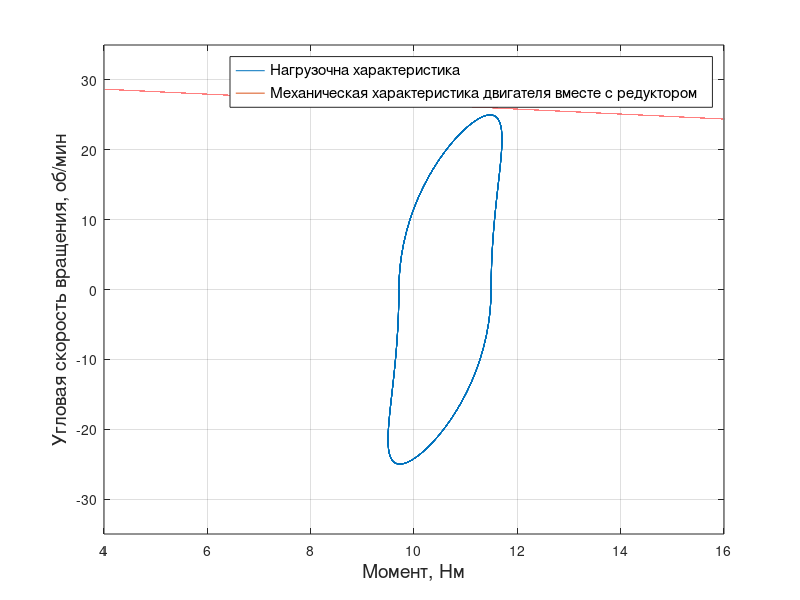

Write MATLAB code to recreate this figure.
% % построение нагрузочной характеристики
t = 0:0.1:100;
w = 2.5;
a = 3.5;
w_ = w / a;
J = 0.5;
M = 10.6;% was 6
k = 0.14; % гидродинамический коэф
a_t = a*sin(w_*t);
w_t = a*w_*cos(w_*t);
q_t = a*w_*w_*sin(w_*t);
Mn = -J.*q_t + k.*abs(w_t).*w_t + M;
plot(Mn, 10*w_t)
xlim([4 16])
ylim([-35 35])
xlabel("Момент, Нм", "FontSize", 14)
ylabel("Угловая скорость вращения, об/мин", "FontSize", 14)
grid on
hold on
% построение механической характеристики двигателя
u = 0.8;
i = 196;
m_ = 539;
m = 0:0.1:m_* i * u * 0.25;
n0 = 5900/i;
N_M = n0*(1 - m/(m_ * i * u));
plot(m/1000, N_M)

legend("Нагрузочна характеристика", "Механическая характеристика двигателя вместе с редуктором", "FontSize", 11)

% i = 215 https://www.faulhaber.com/fileadmin/Import/Media/EN_2668_CR_DFF.pdf
% mtotor    https://www.faulhaber.com/fileadmin/Import/Media/EN_32GPT_FMM.pdf

% % faulhaber 3257 24cr with 38/2s 246
% % faulhaber 3257 24cr with 38/2s 159
% % RE 30 ∅30 mm, Graphite Brushes, 60 Watt GPX 32 406 or 326
